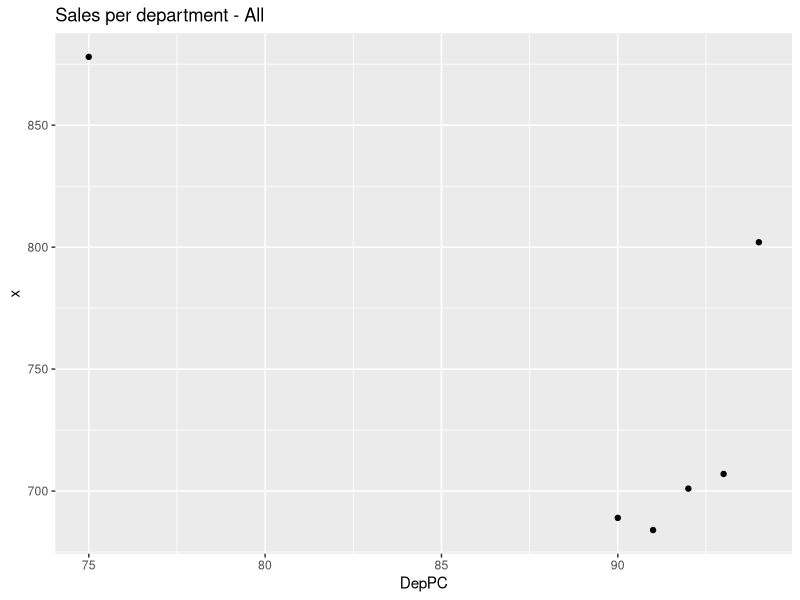
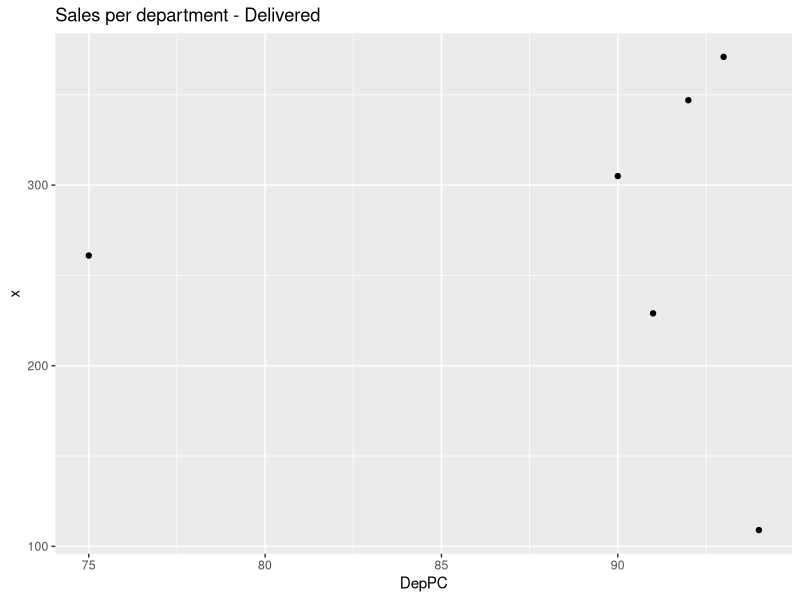

The R source for these figures, in order:

#apply
X <- matrix(rnorm(30), nrow = 5, ncol = 6)

#summing in the columns
apply(X, MARGIN = 2, FUN = sum)

#summing in the row
apply(X, MARGIN = 1, FUN = sum)

#lapply

A <- matrix(1:9, ncol= 3, nrow = 3, byrow = FALSE)

attributes(A)

A[1,2]

B <- matrix(4:15, ncol = 3, nrow = 4, byrow = FALSE)

C <- matrix(c(8,9,10), ncol = 2, nrow = 3)

MyList <- list(A, B, C)

# Extract the 2nd column from `MyList` with the selection operator `[` with `lapply()`
lapply(MyList, "[", , 2)

# Extract the 1st row from `MyList`
lapply(MyList,"[", 1, )

#sapply
# Return a list with `lapply()`
W <- lapply(MyList,"[", 2, 1 )
W
# Return a vector with `sapply()`
sapply(MyList,"[", 2, 1 )

# Return a list with `sapply()`
sapply(MyList,"[", 2, 1, simplify=F)

# Return a vector with `unlist()`
unlist(lapply(MyList,"[", 2, 1 ))

#rep() function

# Initialize `Z`
Z <- sapply(MyList,"[", 1,1 )

# Return `Z`
Z

# Replicate the values of `Z`
Z <- rep(Z,c(3,1,2))

# Return `Z`
Z

#mapply()

# Create a 4x4 matrix
Q1 <- matrix(c(rep(1, 4), rep(2, 4), rep(3, 4), rep(4, 4)),4,4)

# Print `Q1`
print(Q1)

# Or use `mapply()`
Q2 <- mapply(rep,1:4,4)

# Print `Q2`
print(Q2)

#The sweep() function

dataPoints <- matrix(4:15, nrow = 4, ncol = 3)

# Find means per column with `apply()`
dataPoints_means <- apply(dataPoints, MARGIN = 2, FUN = mean)

# Find standard deviation with `apply()`
dataPoints_sdev <- apply(dataPoints, MARGIN = 2, FUN = sd)

# Center the points 
dataPoints_Trans1 <- sweep(x = dataPoints, MARGIN = 2, STATS = dataPoints_means, FUN = "-")
print(dataPoints_Trans1)

# Return the result
dataPoints_Trans1

# Normalize
dataPoints_Trans2 <- sweep(dataPoints_Trans1, MARGIN = 2, STATS = dataPoints_sdev, FUN = "/")

# Return the result
dataPoints_Trans2


# Normalize the data with a nested call
dataPoints_Trans <- sweep(sweep(dataPoints, 2, dataPoints_means,"-"), 2, dataPoints_sdev,"/")

# Return the result
dataPoints_Trans

# an example of aggregate
Mydf <- read.csv("Mydf.csv", sep = ";")

# Explore the first 15 records with `head()`
head(Mydf,15)

# See the last 5 records with `tail()`
tail(Mydf,5) 

# Show data types for each column
sapply(Mydf, class)

# Return number of rows and columns with `dim()`
dim(Mydf) 

# How many departments? 
unique(Mydf$DepPC)

aggregate(Mydf$Qty, by=Mydf["DepPC"], FUN=sum)

# Load in `ggplot2`
library(ggplot2)

# Plot the sales per department
ggplot(data=aggregate(Mydf$Qty,by=Mydf["DepPC"],FUN=sum), aes(x=DepPC, y=x)) +
  geom_point()+
  ggtitle("Sales per department - All")

# select only for delivered=True
Y <- Mydf[Mydf$Delivered==TRUE,]

# Plot the sales by department
ggplot(data=aggregate(Y$Qty,by=Y["DepPC"],FUN=sum), aes(x=DepPC, y=x)) +
  geom_point()+
  ggtitle("Sales per department - Delivered")
